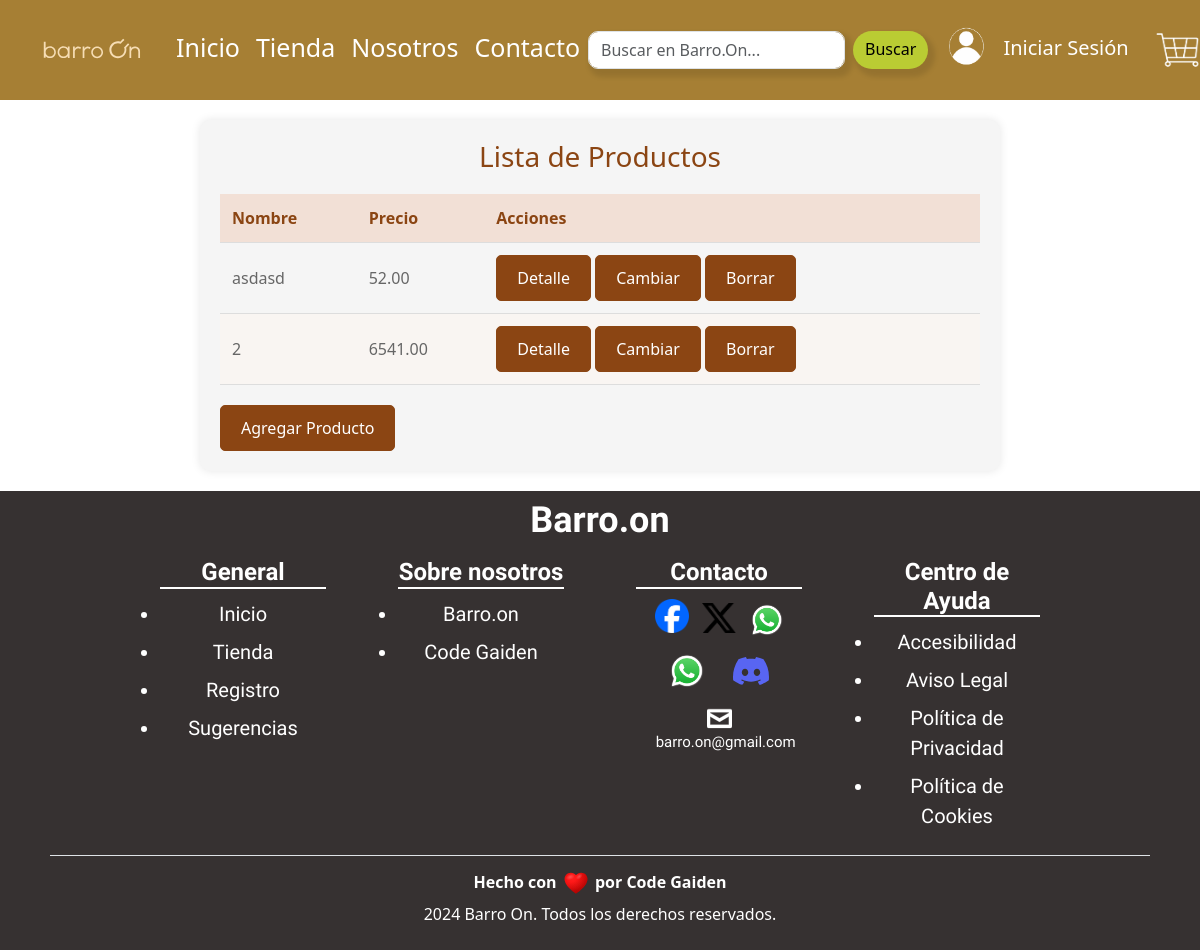
/productos/, run on an earlier commit of the app's database.
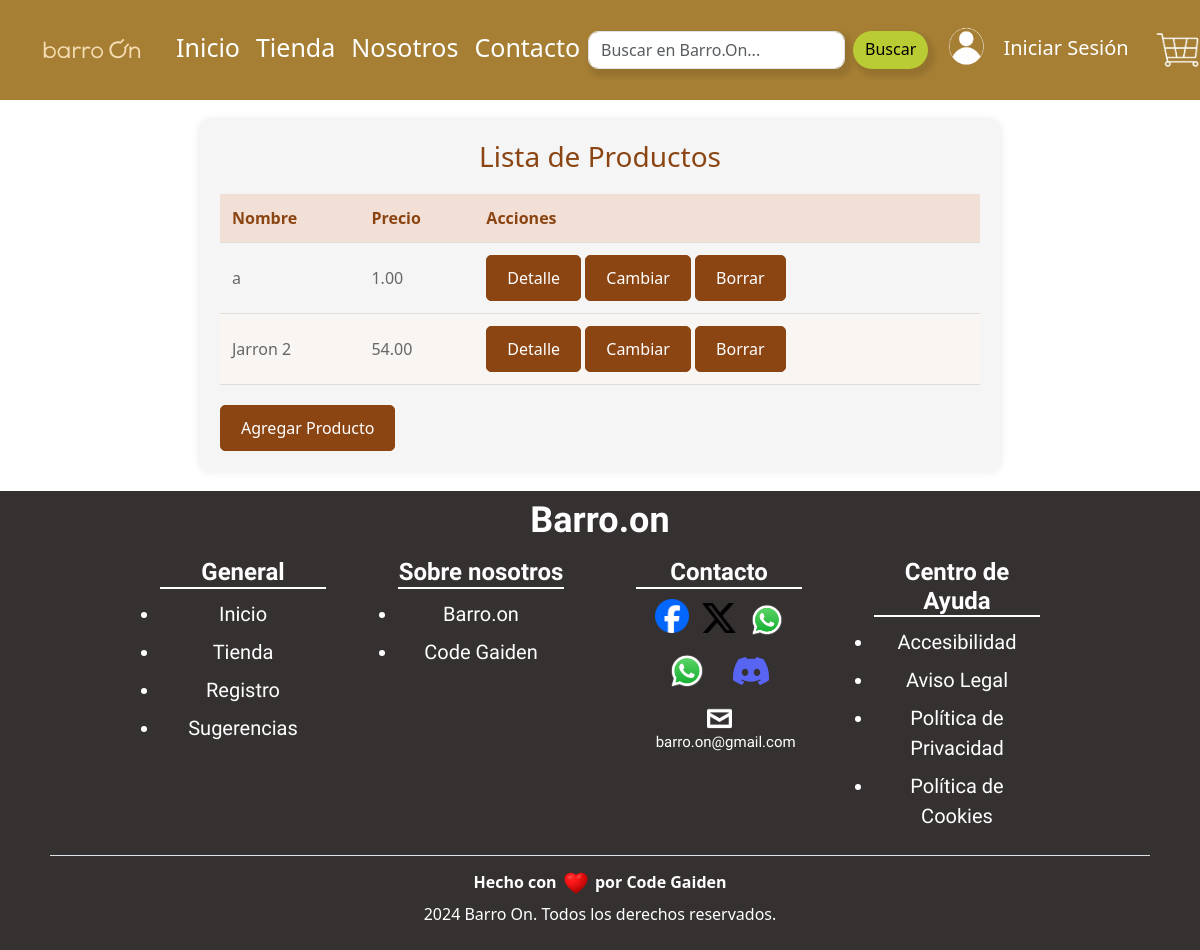
And on a later commit of the database.
### productos/models.py (models this page shows, shortened)
class Producto(models.Model):
    nombre = models.CharField(max_length=30)
    descripcion = models.TextField()
    precio = models.DecimalField(max_digits=10, decimal_places=2)
    cantidad = models.IntegerField()
    descuento = models.IntegerField(null=True)
    id_categoria = models.ForeignKey(Categoria, on_delete=models.CASCADE)

### productos/views.py (the view)
# urls.py: path('', views.ProductoListView.as_view(), name='productocategoria_list'),
class ProductoListView(ListView):
    model = Producto
    template_name = 'productos/productocategoria_list.html'

### productos/templates/productos/productocategoria_list.html (shortened to what this page needs)
{% extends "core/base.html" %}
{% load static %}
{% block styles %}
    <link rel="stylesheet" type="text/css" href="{% static 'styles/list.css' %}">
{% endblock %}
{% block content %}
<div class="product-container">
    <h1 class="product-title">Lista de Productos</h1>
    <table class="product-table table-striped">
        <thead>
            <tr>
                <th>Nombre</th>
                <th>Precio</th>
                <th>Acciones</th>
            </tr>
        </thead>
        <tbody>
            {% for producto in object_list %}
            <tr>
                <td>{{ producto.nombre }}</td>
                <td>{{ producto.precio }}</td>
                <td>
                    <a href="{% url 'productos:productocategoria_detail' producto.pk %}" class="product-btn">Detalle</a>
                    <a href="{% url 'productos:productocategoria_update' producto.pk %}" class="product-btn">Cambiar</a>
                    <a href="{% url 'productos:productocategoria_delete' producto.pk %}" class="product-btn">Borrar</a>
                </td>
            </tr>
            {% endfor %}
        </tbody>
    </table>
    <a href="{% url 'productos:productocategoria_create' %}" class="product-btn btn-primary">Agregar Producto</a>
</div>
{% endblock %}

What changed in the data, as far as the page shows it:
removed Producto: nombre "asdasd", precio "52.00"
removed Producto: nombre "2", precio "6541.00"
added Producto: nombre "a", precio "1.00"
added Producto: nombre "Jarron 2", precio "54.00"
